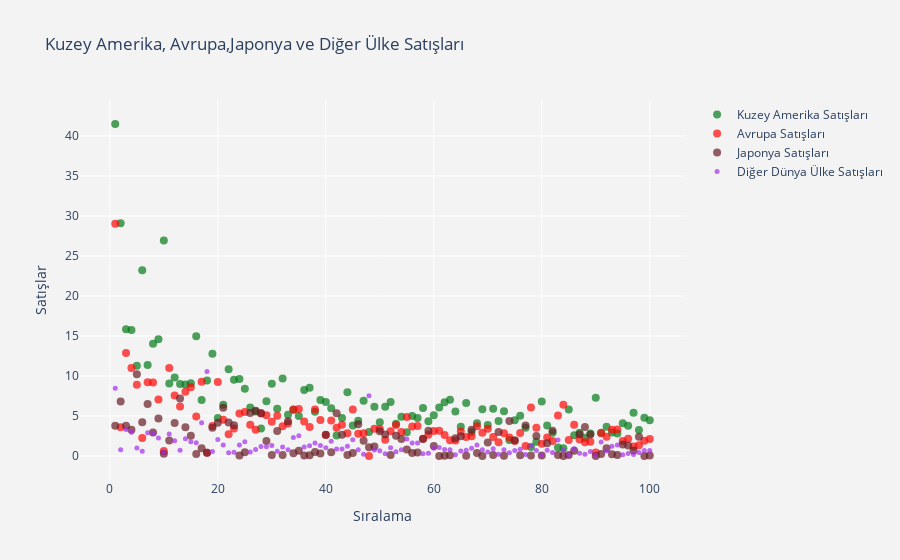

The notebook cell this image was saved under:
### Markdown cell above
<a id="3"></a> <br>
# En iyi 100 Video Oyunu Satışları (Top 100 Video Game Sales)

### Code cell
datatop100 = data.head(100)

trace1=go.Scatter(
        x=datatop100.Rank,
        y=datatop100.NA_Sales,
        name="Kuzey Amerika Satışları",
        mode="markers",
        marker=dict(color='rgba(4,122,24,0.7)',size=8),
        text=datatop100.Name
)
trace2=go.Scatter(
    x=datatop100.Rank,
    y=datatop100.EU_Sales,
    name="Avrupa Satışları",
    mode="markers",
    marker=dict(color='rgba(255,5,5,0.7)',size=8),
    text=datatop100.Name
)
trace3=go.Scatter(
    x=datatop100.Rank,
    y=datatop100.JP_Sales,
    name="Japonya Satışları",
    mode="markers",
    marker=dict(color='rgba(102,29,36,0.7)',size=8),
    text=datatop100.Name
)
trace4=go.Scatter(
    x=datatop100.Rank,
    y=datatop100.Other_Sales,
    name="Diğer Dünya Ülke Satışları",
    mode="markers",
    marker=dict(color='rgba(164,44,237,0.7)',size=5),
    text=datatop100.Name
)

new_data = [trace1, trace2, trace3, trace4]
layout = dict(title = 'Kuzey Amerika, Avrupa,Japonya ve Diğer Ülke Satışları',
              xaxis= dict(title= 'Sıralama',ticklen= 5,zeroline= False,zerolinewidth=1,gridcolor="white"),
              yaxis= dict(title= 'Satışlar',ticklen= 5,zeroline= False,zerolinewidth=1,gridcolor="white",),
              paper_bgcolor='rgb(243, 243, 243)',
              plot_bgcolor='rgb(243, 243, 243)' )
fig = dict(data = new_data, layout = layout)
iplot(fig)

### Figure 1 — Plotly figure (JSON) as saved in the notebook; plotly's stock layout.template omitted (floating-point values rounded to 4 significant figures)
{"data": [{"marker": {"color": "rgba(4,122,24,0.7)", "size": 8}, "mode": "markers", "name": "Kuzey Amerika Satışları", "text": ["Wii Sports", "Super Mario Bros.", "Mario Kart Wii", "Wii Sports Resort", "Pokemon Red/Pokemon Blue", "Tetris", "New Super Mario Bros.", "Wii Play", "New Super Mario Bros. Wii", "Duck Hunt", "Nintendogs", "Mario Kart DS", "Pokemon Gold/Pokemon Silver", "Wii Fit", "Wii Fit Plus", "Kinect Adventures!", "Grand Theft Auto V", "Grand Theft Auto: San Andreas", "Super Mario World", "Brain Age: Train Your Brain in Minutes a Day", "Pokemon Diamond/Pokemon Pearl", "Super Mario Land", "Super Mario Bros. 3", "Grand Theft Auto V", "Grand Theft Auto: Vice City", "Pokemon Ruby/Pokemon Sapphire", "Pokemon Black/Pokemon White", "Brain Age 2: More Training in Minutes a Day", "Gran Turismo 3: A-Spec", "Call of Duty: Modern Warfare 3", "Pokémon Yellow: Special Pikachu Edition", "Call of Duty: Black Ops", "Pokemon X/Pokemon Y", "Call of Duty: Black Ops 3", "Call of Duty: Black Ops II", "Call of Duty: Black Ops II", "Call of Duty: Modern Warfare 2", "Call of Duty: Modern Warfare 3", "Grand Theft Auto III", "Super Smash Bros. Brawl", "Call of Duty: Black Ops", "Animal Crossing: Wild World", "Mario Kart 7", "Halo 3", "Grand Theft Auto V", "Pokemon HeartGold/Pokemon SoulSilver", "Super Mario 64", "Gran Turismo 4", "Super Mario Galaxy", "Pokemon Omega Ruby/Pokemon Alpha Sapphire", "Super Mario Land 2: 6 Golden Coins", "Grand Theft Auto IV", "Gran Turismo", "Super Mario 3D Land", "Gran Turismo 5", "Call of Duty: Modern Warfare 2", "Grand Theft Auto IV", "Super Mario All-Stars", "Pokemon FireRed/Pokemon LeafGreen", "Super Mario 64", "Just Dance 3", "Call of Duty: Ghosts", "Halo: Reach", "Mario Kart 64", "New Super Mario Bros. 2", "Halo 4", "Final Fantasy VII", "Call of Duty: Ghosts", "Just Dance 2", "Gran Turismo 2", "Call of Duty 4: Modern Warfare", "Donkey Kong Country", "Minecraft", "Animal Crossing: New Leaf", "Mario Party DS", "The Elder Scrolls V: Skyrim", "Super Mario Kart", "FIFA 16", "Wii Party", "Halo 2", "Mario Party 8", "Pokemon Black 2/Pokemon White 2", "FIFA Soccer 13", "The Sims 3", "GoldenEye 007", "Mario & Sonic at the Olympic Games", "Final Fantasy X", "Final Fantasy VIII", "Pokémon Platinum Version", "Pac-Man", "Grand Theft Auto: Liberty City Stories", "Super Mario Galaxy 2", "Star Wars Battlefront (2015)", "Call of Duty: Advanced Warfare", "The Legend of Zelda: Ocarina of Time", "Crash Bandicoot 2: Cortex Strikes Back", "Super Mario Bros. 2", "Super Smash Bros. for Wii U and 3DS", "Call of Duty: World at War", "Battlefield 3"], "type": "scatter", "x": [1, 2, 3, 4, 5, 6, 7, 8, 9, 10, 11, 12, 13, 14, 15, 16, 17, 18, 19, 20, 21, 22, 23, 24, 25, 26, 27, 28, 29, 30, 31, 32, 33, 34, 35, 36, 37, 38, 39, 40, 41, 42, 43, 44, 45, 46, 47, 48, 49, 50, 51, 52, 53, 54, 55, 56, 57, 58, 59, 60, 61, 62, 63, 64, 65, 66, 67, 68, 69, 70, 71, 72, 73, 74, 75, 76, 77, 78, 79, 80, 81, 82, 83, 84, 85, 86, 87, 88, 89, 90, 91, 92, 93, 94, 95, 96, 97, 98, 99, 100], "y": [41.49, 29.08, 15.85, 15.75, 11.27, 23.2, 11.38, 14.03, 14.59, 26.93, 9.07, 9.81, 9.0, 8.94, 9.09, 14.97, 7.01, 9.43, 12.78, 4.75, 6.42, 10.83, 9.54, 9.63, 8.41, 6.06, 5.57, 3.44, 6.85, 9.03, 5.89, 9.67, 5.17, 5.77, 4.99, 8.25, 8.52, 5.54, 6.99, 6.75, 5.98, 2.55, 4.74, 7.97, 3.8, 4.4, 6.91, 3.01, 6.16, 4.23, 6.16, 6.76, 4.02, 4.89, 2.96, 4.99, 4.76, 5.99, 4.34, 5.08, 6.05, 6.72, 7.03, 5.55, 3.66, 6.63, 3.01, 4.09, 5.84, 3.88, 5.91, 4.36, 5.58, 2.01, 4.46, 5.03, 3.54, 1.11, 1.79, 6.82, 3.81, 2.91, 1.06, 0.98, 5.8, 2.58, 2.91, 2.28, 2.82, 7.28, 2.9, 3.66, 2.93, 2.8, 4.1, 3.78, 5.39, 3.24, 4.79, 4.46]}, {"marker": {"color": "rgba(255,5,5,0.7)", "size": 8}, "mode": "markers", "name": "Avrupa Satışları", "text": ["Wii Sports", "Super Mario Bros.", "Mario Kart Wii", "Wii Sports Resort", "Pokemon Red/Pokemon Blue", "Tetris", "New Super Mario Bros.", "Wii Play", "New Super Mario Bros. Wii", "Duck Hunt", "Nintendogs", "Mario Kart DS", "Pokemon Gold/Pokemon Silver", "Wii Fit", "Wii Fit Plus", "Kinect Adventures!", "Grand Theft Auto V", "Grand Theft Auto: San Andreas", "Super Mario World", "Brain Age: Train Your Brain in Minutes a Day", "Pokemon Diamond/Pokemon Pearl", "Super Mario Land", "Super Mario Bros. 3", "Grand Theft Auto V", "Grand Theft Auto: Vice City", "Pokemon Ruby/Pokemon Sapphire", "Pokemon Black/Pokemon White", "Brain Age 2: More Training in Minutes a Day", "Gran Turismo 3: A-Spec", "Call of Duty: Modern Warfare 3", "Pokémon Yellow: Special Pikachu Edition", "Call of Duty: Black Ops", "Pokemon X/Pokemon Y", "Call of Duty: Black Ops 3", "Call of Duty: Black Ops II", "Call of Duty: Black Ops II", "Call of Duty: Modern Warfare 2", "Call of Duty: Modern Warfare 3", "Grand Theft Auto III", "Super Smash Bros. Brawl", "Call of Duty: Black Ops", "Animal Crossing: Wild World", "Mario Kart 7", "Halo 3", "Grand Theft Auto V", "Pokemon HeartGold/Pokemon SoulSilver", "Super Mario 64", "Gran Turismo 4", "Super Mario Galaxy", "Pokemon Omega Ruby/Pokemon Alpha Sapphire", "Super Mario Land 2: 6 Golden Coins", "Grand Theft Auto IV", "Gran Turismo", "Super Mario 3D Land", "Gran Turismo 5", "Call of Duty: Modern Warfare 2", "Grand Theft Auto IV", "Super Mario All-Stars", "Pokemon FireRed/Pokemon LeafGreen", "Super Mario 64", "Just Dance 3", "Call of Duty: Ghosts", "Halo: Reach", "Mario Kart 64", "New Super Mario Bros. 2", "Halo 4", "Final Fantasy VII", "Call of Duty: Ghosts", "Just Dance 2", "Gran Turismo 2", "Call of Duty 4: Modern Warfare", "Donkey Kong Country", "Minecraft", "Animal Crossing: New Leaf", "Mario Party DS", "The Elder Scrolls V: Skyrim", "Super Mario Kart", "FIFA 16", "Wii Party", "Halo 2", "Mario Party 8", "Pokemon Black 2/Pokemon White 2", "FIFA Soccer 13", "The Sims 3", "GoldenEye 007", "Mario & Sonic at the Olympic Games", "Final Fantasy X", "Final Fantasy VIII", "Pokémon Platinum Version", "Pac-Man", "Grand Theft Auto: Liberty City Stories", "Super Mario Galaxy 2", "Star Wars Battlefront (2015)", "Call of Duty: Advanced Warfare", "The Legend of Zelda: Ocarina of Time", "Crash Bandicoot 2: Cortex Strikes Back", "Super Mario Bros. 2", "Super Smash Bros. for Wii U and 3DS", "Call of Duty: World at War", "Battlefield 3"], "type": "scatter", "x": [1, 2, 3, 4, 5, 6, 7, 8, 9, 10, 11, 12, 13, 14, 15, 16, 17, 18, 19, 20, 21, 22, 23, 24, 25, 26, 27, 28, 29, 30, 31, 32, 33, 34, 35, 36, 37, 38, 39, 40, 41, 42, 43, 44, 45, 46, 47, 48, 49, 50, 51, 52, 53, 54, 55, 56, 57, 58, 59, 60, 61, 62, 63, 64, 65, 66, 67, 68, 69, 70, 71, 72, 73, 74, 75, 76, 77, 78, 79, 80, 81, 82, 83, 84, 85, 86, 87, 88, 89, 90, 91, 92, 93, 94, 95, 96, 97, 98, 99, 100], "y": [29.02, 3.58, 12.88, 11.01, 8.89, 2.26, 9.23, 9.2, 7.06, 0.63, 11.0, 7.57, 6.18, 8.03, 8.59, 4.94, 9.27, 0.4, 3.75, 9.26, 4.52, 2.71, 3.44, 5.31, 5.49, 3.9, 3.28, 5.36, 5.09, 4.28, 5.04, 3.73, 4.05, 5.81, 5.88, 4.3, 3.63, 5.82, 4.51, 2.61, 4.44, 3.52, 3.91, 2.83, 5.81, 2.77, 2.85, 0.01, 3.4, 3.37, 2.04, 3.1, 3.87, 2.99, 4.88, 3.69, 3.76, 2.15, 2.65, 3.11, 3.15, 2.63, 1.98, 1.94, 3.07, 2.36, 2.47, 3.73, 2.89, 3.42, 2.38, 1.71, 2.83, 2.32, 1.88, 2.86, 1.24, 6.06, 3.53, 1.53, 2.3, 1.86, 5.05, 6.42, 2.01, 3.9, 2.07, 1.72, 1.78, 0.45, 2.83, 2.42, 3.29, 3.3, 1.89, 2.17, 1.18, 1.35, 1.9, 2.13]}, {"marker": {"color": "rgba(102,29,36,0.7)", "size": 8}, "mode": "markers", "name": "Japonya Satışları", "text": ["Wii Sports", "Super Mario Bros.", "Mario Kart Wii", "Wii Sports Resort", "Pokemon Red/Pokemon Blue", "Tetris", "New Super Mario Bros.", "Wii Play", "New Super Mario Bros. Wii", "Duck Hunt", "Nintendogs", "Mario Kart DS", "Pokemon Gold/Pokemon Silver", "Wii Fit", "Wii Fit Plus", "Kinect Adventures!", "Grand Theft Auto V", "Grand Theft Auto: San Andreas", "Super Mario World", "Brain Age: Train Your Brain in Minutes a Day", "Pokemon Diamond/Pokemon Pearl", "Super Mario Land", "Super Mario Bros. 3", "Grand Theft Auto V", "Grand Theft Auto: Vice City", "Pokemon Ruby/Pokemon Sapphire", "Pokemon Black/Pokemon White", "Brain Age 2: More Training in Minutes a Day", "Gran Turismo 3: A-Spec", "Call of Duty: Modern Warfare 3", "Pokémon Yellow: Special Pikachu Edition", "Call of Duty: Black Ops", "Pokemon X/Pokemon Y", "Call of Duty: Black Ops 3", "Call of Duty: Black Ops II", "Call of Duty: Black Ops II", "Call of Duty: Modern Warfare 2", "Call of Duty: Modern Warfare 3", "Grand Theft Auto III", "Super Smash Bros. Brawl", "Call of Duty: Black Ops", "Animal Crossing: Wild World", "Mario Kart 7", "Halo 3", "Grand Theft Auto V", "Pokemon HeartGold/Pokemon SoulSilver", "Super Mario 64", "Gran Turismo 4", "Super Mario Galaxy", "Pokemon Omega Ruby/Pokemon Alpha Sapphire", "Super Mario Land 2: 6 Golden Coins", "Grand Theft Auto IV", "Gran Turismo", "Super Mario 3D Land", "Gran Turismo 5", "Call of Duty: Modern Warfare 2", "Grand Theft Auto IV", "Super Mario All-Stars", "Pokemon FireRed/Pokemon LeafGreen", "Super Mario 64", "Just Dance 3", "Call of Duty: Ghosts", "Halo: Reach", "Mario Kart 64", "New Super Mario Bros. 2", "Halo 4", "Final Fantasy VII", "Call of Duty: Ghosts", "Just Dance 2", "Gran Turismo 2", "Call of Duty 4: Modern Warfare", "Donkey Kong Country", "Minecraft", "Animal Crossing: New Leaf", "Mario Party DS", "The Elder Scrolls V: Skyrim", "Super Mario Kart", "FIFA 16", "Wii Party", "Halo 2", "Mario Party 8", "Pokemon Black 2/Pokemon White 2", "FIFA Soccer 13", "The Sims 3", "GoldenEye 007", "Mario & Sonic at the Olympic Games", "Final Fantasy X", "Final Fantasy VIII", "Pokémon Platinum Version", "Pac-Man", "Grand Theft Auto: Liberty City Stories", "Super Mario Galaxy 2", "Star Wars Battlefront (2015)", "Call of Duty: Advanced Warfare", "The Legend of Zelda: Ocarina of Time", "Crash Bandicoot 2: Cortex Strikes Back", "Super Mario Bros. 2", "Super Smash Bros. for Wii U and 3DS", "Call of Duty: World at War", "Battlefield 3"], "type": "scatter", "x": [1, 2, 3, 4, 5, 6, 7, 8, 9, 10, 11, 12, 13, 14, 15, 16, 17, 18, 19, 20, 21, 22, 23, 24, 25, 26, 27, 28, 29, 30, 31, 32, 33, 34, 35, 36, 37, 38, 39, 40, 41, 42, 43, 44, 45, 46, 47, 48, 49, 50, 51, 52, 53, 54, 55, 56, 57, 58, 59, 60, 61, 62, 63, 64, 65, 66, 67, 68, 69, 70, 71, 72, 73, 74, 75, 76, 77, 78, 79, 80, 81, 82, 83, 84, 85, 86, 87, 88, 89, 90, 91, 92, 93, 94, 95, 96, 97, 98, 99, 100], "y": [3.77, 6.81, 3.79, 3.28, 10.22, 4.22, 6.5, 2.93, 4.7, 0.28, 1.93, 4.13, 7.2, 3.6, 2.53, 0.24, 0.97, 0.41, 3.54, 4.16, 6.04, 4.18, 3.84, 0.06, 0.47, 5.38, 5.65, 5.32, 1.87, 0.13, 3.12, 0.11, 4.34, 0.35, 0.65, 0.07, 0.08, 0.49, 0.3, 2.66, 0.48, 5.33, 2.67, 0.13, 0.36, 3.96, 1.91, 1.1, 1.2, 3.08, 2.69, 0.14, 2.54, 2.13, 0.81, 0.38, 0.44, 2.12, 3.15, 1.25, 0.0, 0.04, 0.08, 2.23, 2.47, 0.04, 3.28, 0.38, 0.01, 1.69, 0.13, 3.0, 0.02, 4.36, 1.98, 0.1, 3.81, 0.06, 2.49, 0.05, 1.58, 3.14, 0.13, 0.0, 0.13, 0.66, 2.73, 3.63, 2.69, 0.0, 0.24, 0.98, 0.22, 0.14, 1.45, 1.31, 0.7, 2.42, 0.0, 0.06]}, {"marker": {"color": "rgba(164,44,237,0.7)", "size": 5}, "mode": "markers", "name": "Diğer Dünya Ülke Satışları", "text": ["Wii Sports", "Super Mario Bros.", "Mario Kart Wii", "Wii Sports Resort", "Pokemon Red/Pokemon Blue", "Tetris", "New Super Mario Bros.", "Wii Play", "New Super Mario Bros. Wii", "Duck Hunt", "Nintendogs", "Mario Kart DS", "Pokemon Gold/Pokemon Silver", "Wii Fit", "Wii Fit Plus", "Kinect Adventures!", "Grand Theft Auto V", "Grand Theft Auto: San Andreas", "Super Mario World", "Brain Age: Train Your Brain in Minutes a Day", "Pokemon Diamond/Pokemon Pearl", "Super Mario Land", "Super Mario Bros. 3", "Grand Theft Auto V", "Grand Theft Auto: Vice City", "Pokemon Ruby/Pokemon Sapphire", "Pokemon Black/Pokemon White", "Brain Age 2: More Training in Minutes a Day", "Gran Turismo 3: A-Spec", "Call of Duty: Modern Warfare 3", "Pokémon Yellow: Special Pikachu Edition", "Call of Duty: Black Ops", "Pokemon X/Pokemon Y", "Call of Duty: Black Ops 3", "Call of Duty: Black Ops II", "Call of Duty: Black Ops II", "Call of Duty: Modern Warfare 2", "Call of Duty: Modern Warfare 3", "Grand Theft Auto III", "Super Smash Bros. Brawl", "Call of Duty: Black Ops", "Animal Crossing: Wild World", "Mario Kart 7", "Halo 3", "Grand Theft Auto V", "Pokemon HeartGold/Pokemon SoulSilver", "Super Mario 64", "Gran Turismo 4", "Super Mario Galaxy", "Pokemon Omega Ruby/Pokemon Alpha Sapphire", "Super Mario Land 2: 6 Golden Coins", "Grand Theft Auto IV", "Gran Turismo", "Super Mario 3D Land", "Gran Turismo 5", "Call of Duty: Modern Warfare 2", "Grand Theft Auto IV", "Super Mario All-Stars", "Pokemon FireRed/Pokemon LeafGreen", "Super Mario 64", "Just Dance 3", "Call of Duty: Ghosts", "Halo: Reach", "Mario Kart 64", "New Super Mario Bros. 2", "Halo 4", "Final Fantasy VII", "Call of Duty: Ghosts", "Just Dance 2", "Gran Turismo 2", "Call of Duty 4: Modern Warfare", "Donkey Kong Country", "Minecraft", "Animal Crossing: New Leaf", "Mario Party DS", "The Elder Scrolls V: Skyrim", "Super Mario Kart", "FIFA 16", "Wii Party", "Halo 2", "Mario Party 8", "Pokemon Black 2/Pokemon White 2", "FIFA Soccer 13", "The Sims 3", "GoldenEye 007", "Mario & Sonic at the Olympic Games", "Final Fantasy X", "Final Fantasy VIII", "Pokémon Platinum Version", "Pac-Man", "Grand Theft Auto: Liberty City Stories", "Super Mario Galaxy 2", "Star Wars Battlefront (2015)", "Call of Duty: Advanced Warfare", "The Legend of Zelda: Ocarina of Time", "Crash Bandicoot 2: Cortex Strikes Back", "Super Mario Bros. 2", "Super Smash Bros. for Wii U and 3DS", "Call of Duty: World at War", "Battlefield 3"], "type": "scatter", "x": [1, 2, 3, 4, 5, 6, 7, 8, 9, 10, 11, 12, 13, 14, 15, 16, 17, 18, 19, 20, 21, 22, 23, 24, 25, 26, 27, 28, 29, 30, 31, 32, 33, 34, 35, 36, 37, 38, 39, 40, 41, 42, 43, 44, 45, 46, 47, 48, 49, 50, 51, 52, 53, 54, 55, 56, 57, 58, 59, 60, 61, 62, 63, 64, 65, 66, 67, 68, 69, 70, 71, 72, 73, 74, 75, 76, 77, 78, 79, 80, 81, 82, 83, 84, 85, 86, 87, 88, 89, 90, 91, 92, 93, 94, 95, 96, 97, 98, 99, 100], "y": [8.46, 0.77, 3.31, 2.96, 1.0, 0.58, 2.9, 2.85, 2.26, 0.47, 2.75, 1.92, 0.71, 2.15, 1.79, 1.67, 4.14, 10.57, 0.55, 2.05, 1.37, 0.42, 0.46, 1.38, 1.78, 0.5, 0.82, 1.18, 1.16, 1.32, 0.59, 1.13, 0.79, 2.31, 2.52, 1.12, 1.29, 1.62, 1.3, 1.02, 1.83, 0.88, 0.89, 1.21, 2.02, 0.77, 0.23, 7.53, 0.76, 0.65, 0.29, 1.03, 0.52, 0.78, 2.12, 1.63, 1.62, 0.29, 0.35, 0.98, 1.07, 0.82, 0.78, 0.15, 0.63, 0.73, 0.96, 1.38, 0.78, 0.5, 0.9, 0.23, 0.77, 0.41, 0.7, 0.85, 0.18, 1.26, 0.68, 0.08, 0.73, 0.43, 2.01, 0.71, 0.15, 0.91, 0.33, 0.23, 0.55, 0.08, 1.75, 0.64, 1.23, 1.37, 0.16, 0.31, 0.19, 0.43, 0.69, 0.69]}], "layout": {"paper_bgcolor": "rgb(243, 243, 243)", "plot_bgcolor": "rgb(243, 243, 243)", "title": {"text": "Kuzey Amerika, Avrupa,Japonya ve Diğer Ülke Satışları"}, "xaxis": {"gridcolor": "white", "ticklen": 5, "title": {"text": "Sıralama"}, "zeroline": false, "zerolinewidth": 1}, "yaxis": {"gridcolor": "white", "ticklen": 5, "title": {"text": "Satışlar"}, "zeroline": false, "zerolinewidth": 1}}}
